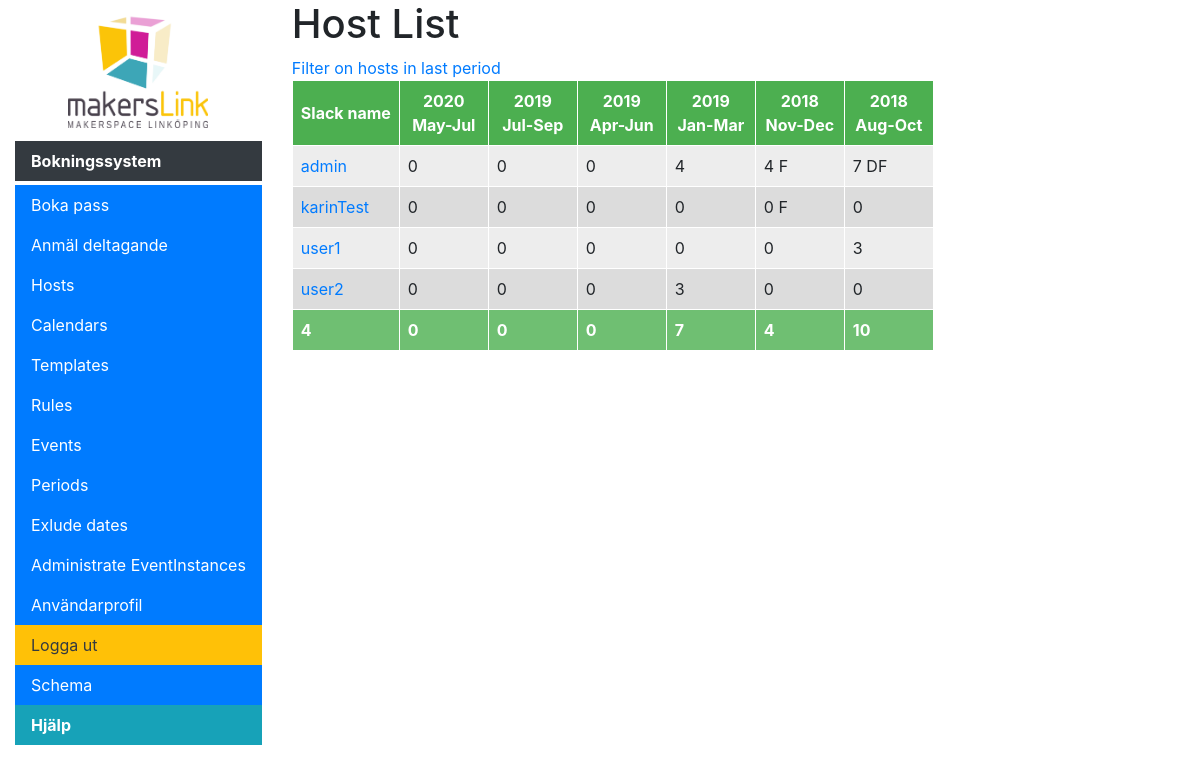
The app's page /scheduler/hosts (signed in), older data.
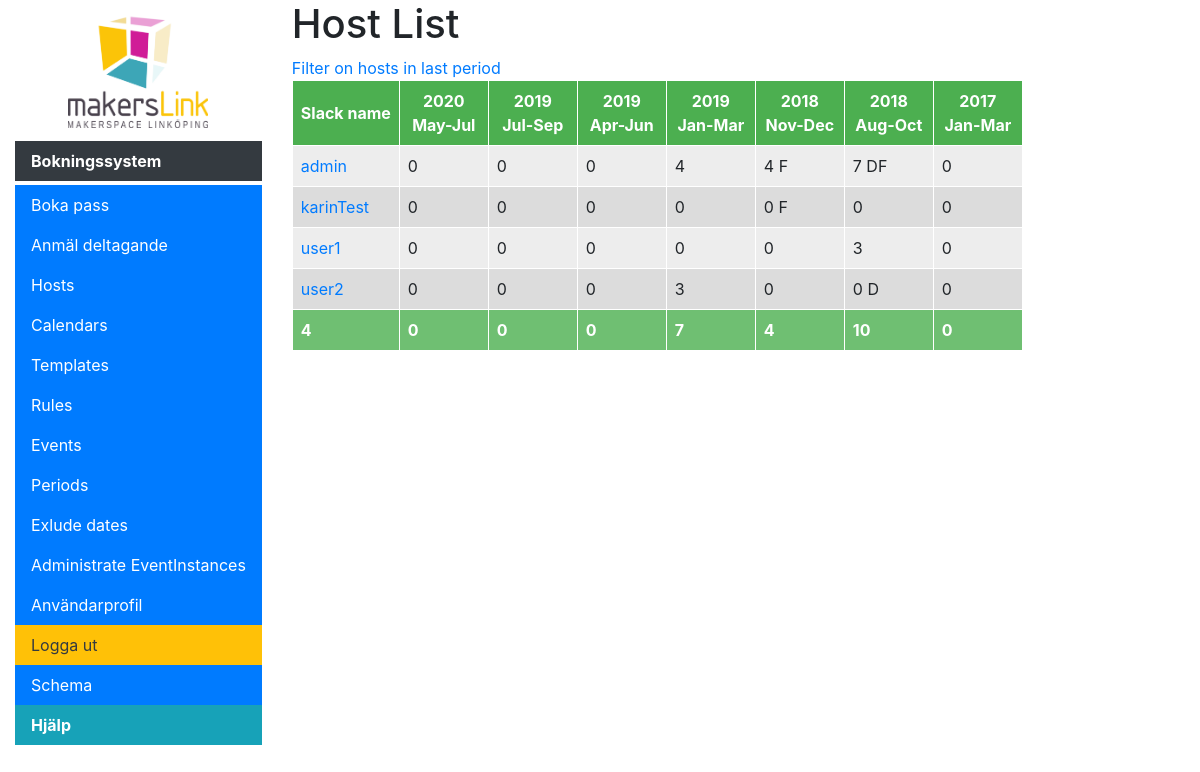
The same page, newer data.
### scheduler/models.py (models this page shows, shortened)
class SchedulingPeriod(models.Model):
    start = models.DateField(help_text="Start of period", db_index=True)
    end = models.DateField(help_text="End of period", db_index=True)
    num_required_events = models.IntegerField(default = 6, help_text="Number of events a host should have in this period")
    participant_key_string = ParticipantKeyField(default = "", help_text="A string representing the events a host is required to be a participant to in this period", max_length=10)
    hosts = models.ManyToManyField(accounts.models.User, related_name="periods", related_query_name="period", blank=True)
    class Meta:
        ordering = ('-start', '-end' )
    @property
    def name(self):
        return self.start.strftime('%Y %b') + "-" + self.end.strftime('%b')
    def get_participant_key_list(self):
        userParticipantList = accounts.models.User.objects.all().order_by('eventinstance__participants__slackId', 'eventinstance__period', 'eventinstance__event__template__count_key').annotate(
            participantName = Max('eventinstance__participants__slackId'), keyChar=Max('eventinstance__event__template__count_key', filter=Q(eventinstance__period=self.id)))
        currentUser = None
        resultList = {}
        for userParticipant in userParticipantList:
            if (currentUser == None or currentUser != userParticipant.participantName) and userParticipant.participantName != None:
                currentUser = userParticipant.participantName
                resultList[currentUser] = "";
            if currentUser != None and userParticipant.keyChar != None:
                resultList[currentUser] = resultList[currentUser] + userParticipant.keyChar
        return resultList
    def get_host_count_list(self):
        userHostList = accounts.models.User.objects.all().order_by('slackId', 'eventinstance__period').annotate(
            host_count=Count('slackId', filter=Q(eventinstance__status=1, eventinstance__period=self.id))).order_by('host_count')
        return userHostList
    def get_host_count_key_list(self):
        count_list = self.get_host_count_list()
        key_list = self.get_participant_key_list()
        resultList = {}
        for host in count_list:
            resultList[host.slackId] = str(host.host_count)
            if host.slackId in key_list:
                resultList[host.slackId] = resultList[host.slackId] + " " + key_list[host.slackId]
        return resultList
    def get_all_host_count_key_lists(only_hosts_in_last_period = False):
        periodList = SchedulingPeriod.objects.all().order_by('-start')
        resultList = {}
        for period in periodList:
            for user, count_key in period.get_host_count_key_list().items():
                if not only_hosts_in_last_period or user in SchedulingPeriod.objects.latest('end').hosts.all().values_list('slackId', flat=True):
                    if user not in resultList:
                        resultList[user] = {}
                    resultList[user][period] = count_key
        return resultList
    def __str__(self):
        return self.name

### accounts/models.py (models this page shows, shortened)
class User(AbstractBaseUser, PermissionsMixin):
    USERNAME_FIELD = 'email'
    REQUIRED_FIELDS = ['slackId']
    class Meta:
        verbose_name = 'user'
        verbose_name_plural = 'users'
    objects = UserManager()
    slackIdValid = RegexValidator(r'^((?!@).)*$', 'Ange ditt slacknamn utan @-tecken.',
            code='invalid_slackId')
    email = models.EmailField(unique=True, verbose_name="E-post")
    slackId = models.CharField(max_length=100, verbose_name="Slacknamn", unique=True, blank=False, null=False, validators=[slackIdValid])
    is_active = models.BooleanField(default=False)
    is_staff = models.BooleanField(default=False)
    is_registration_complete = models.BooleanField(default=False)

### scheduler/views.py (the view)
# urls.py: path('hosts', views.HostListView.as_view(template_name='host_list.html'), name='hosts'),
class HostListView(UserIsStaffMixin, generic.ListView):
    model = SchedulingPeriod
    def get_context_data(self, **kwargs):
        context = super(HostListView, self).get_context_data(**kwargs)
        only_hosts_in_last_period = 'filter' in self.kwargs and self.kwargs['filter'] == "last"
        context['period_host_list'] = SchedulingPeriod.get_all_host_count_key_lists(only_hosts_in_last_period = only_hosts_in_last_period)
        return context
    def get_queryset(self):
        return SchedulingPeriod.objects.all().order_by('-start').annotate(event_count = Count('eventinstance', filter=Q(eventinstance__status=1)))

### scheduler/context_processors.py (called while the page is built)
def extra_menu_processor(request):
    extra = {}
    if hasattr(settings, "MENU_TITLE"):
    	extra['menu_title'] = settings.MENU_TITLE
    if hasattr(settings, "LOGO"):
        extra['logo'] = settings.LOGO
    if hasattr(settings, "MENU_EXTRA"):
        extra['menu_extra'] = settings.MENU_EXTRA
    return extra

### scheduler/views.py (called while the page is built)
    def test_func(self):
        return self.request.user.is_staff

### scheduler/templates/host_list.html
{% extends "base_generic.html" %}
{% block content %}
<h1>Host List</h1>
{% if view.kwargs.filter %}
    <a href="{% url 'hosts' %}">Remove filter</a>
{% else %}
    <a href="{% url 'hosts_filter' filter='last' %}">Filter on hosts in last period</a>
{% endif %}
{% if schedulingperiod_list %}
<table>
  <thead><tr>
    <th>Slack name</th>
    {% for period in schedulingperiod_list %}
      <th><div style = "width:4.5em;text-align: center;">{{ period }} </div></th>
    {% endfor %}
  </tr></thead>
    {% for host, periods in period_host_list.items %}
      <tr class="{% cycle 'row-uneven' 'row-even' %}"><td><a href="{% url 'host-detail' slug=host %}">{{ host }}</a></td>
        {% for period, period_key in periods.items %}
          <td>{{ period_key }}</td>
		{% endfor %}
      </tr>
    {% endfor %}
	<thead><tr>
		<td class="emph">{{ period_host_list.items|length }}</td>
		{% for period in schedulingperiod_list %}
		    <td class="emph">{{ period.event_count }}</td>
		{% endfor %}
	</tr></thead>
</table>
{% else %}
  <p>No hosts in list.</p>
{% endif %}
{% endblock %}

Row changes from the older to the newer data that the page shows:
changed SchedulingPeriod "2018 Aug-Oct": period_key "0" → "0 D"
added SchedulingPeriod: start+end "2017 Jan-Mar", period_key "0", event_count "0"
